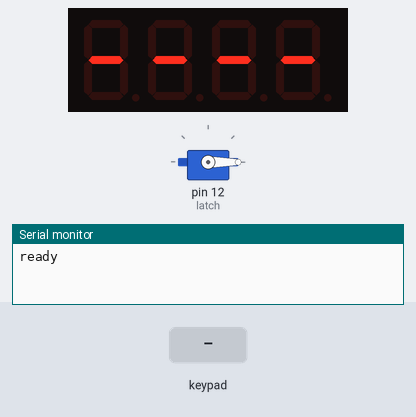
This sketch was run on a simulated Arduino Uno, built with avr-gcc and run on an emulated ATmega328P. On the bench: 4-digit seven-segment display, servo, the last lines printed to the serial monitor. Wiring (inferred from the names in the program): TM1637 display: clock pin 10; DIO pin 11; 4×4 keypad with keys 1 2 3 A 4 5 6 B 7 8 9 C * 0 # D: rows pin 2, pin 3, pin 4, pin 5; columns pin 6, pin 7, pin 8, pin 9. The test bench sets the inputs (shaded band).

Above: at 1.2 s.
1.3 s: keypad keys 1 2 3 4 # pressed 0.4 s apart
At 3.6 s:
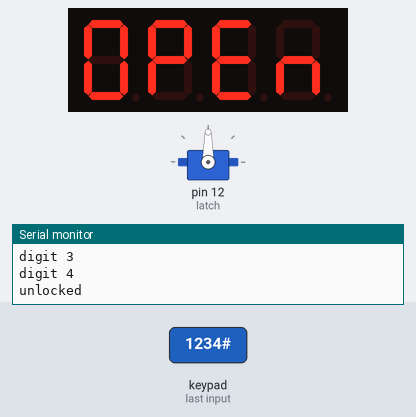
4.8 s: keypad keys 1 3 9 7 # pressed 0.4 s apart
At 7.1 s:
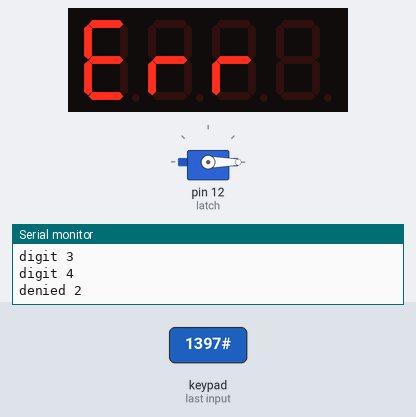
8.8 s: key '2' pressed
At 9.3 s:
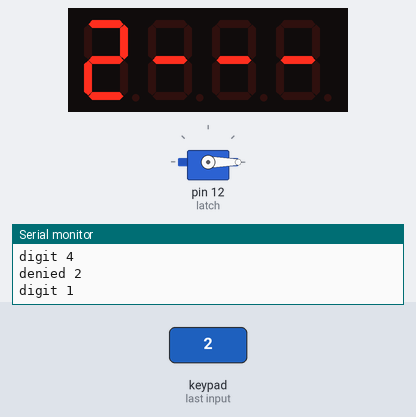
10.3 s: keypad keys 1 2 3 4 * pressed 0.4 s apart
At 11.7 s:
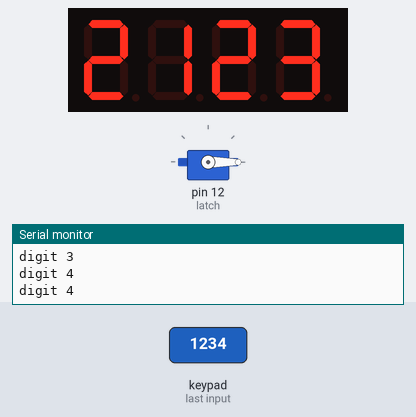
13.8 s: key '3' pressed
At 14.3 s:
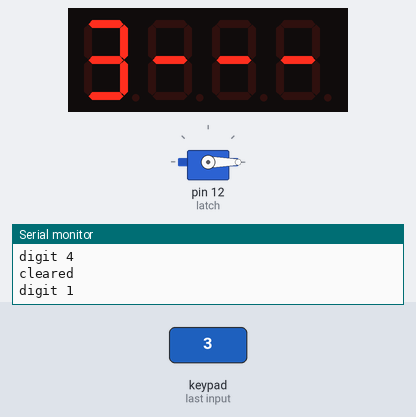
15.3 s: key '*' pressed
At 16.6 s:
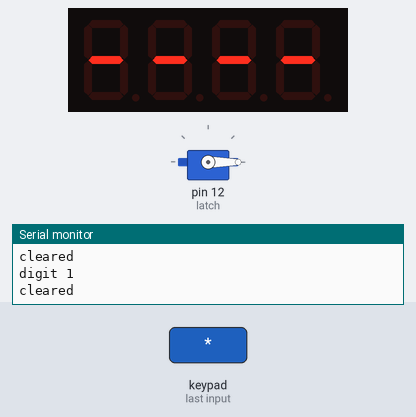
Timing chart, 0 to 17.8 s (numbered marks = the images above; inputs shaded):
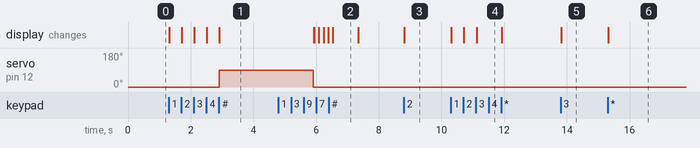

Measured:
- after the input at 1.3 s, servo on pin 12 (latch): 0° → 90° after 1.6 s; the display: first changes at once (image 1 shows a later state)
- after the input at 4.8 s, the display: first differs from a run without the input after 1.1 s (image 2 shows a later state)
- after the input at 8.8 s, the display: changes at once (image 3)
- after the input at 10.3 s, the display: first changes at once (image 4 shows a later state)
- after the input at 13.8 s, the display: changes at once (image 5)
- after the input at 15.3 s, the display: changes at once (image 6)
- what the display in image 2 shows lasts 0.8 s, from 6.5 s to 7.3 s

The sketch:

keypad-lock-default.ino
```cpp
// Lesson 20: keypad lock. 4x4 membrane keypad (rows D2-D5, columns D6-D9), TM1637 display (CLK D10, DIO D11), servo latch on D12.
// Type the 4-digit PIN and press # to open the lock. * clears what you typed. No libraries except Servo: the keypad scan and the
// TM1637 driver below are ours.
#include <Servo.h>

unsigned int pinCode = 1234;   // the secret PIN (4 digits)
unsigned int openMs = 3000;    // how long the latch stays open

const byte ROW[4] = {2, 3, 4, 5};
const byte COL[4] = {6, 7, 8, 9};
const char KEYS[16] = {'1','2','3','A','4','5','6','B','7','8','9','C','*','0','#','D'};
const byte CLK = 10, DIO = 11;
const byte DIGIT[10] = {0x3F, 0x06, 0x5B, 0x4F, 0x66, 0x6D, 0x7D, 0x07, 0x7F, 0x6F};
Servo latch;
unsigned int typed = 0;   // number typed so far
byte count = 0;           // digits typed so far
byte attempts = 0;
char last = 0;           // the key seen on the previous pass

// ---------- keypad: drive one row LOW, read the columns with pull-ups ----------
char scanKey() {
  char found = 0;
  for (byte r = 0; r < 4; r++) {
    digitalWrite(ROW[r], LOW);
    delayMicroseconds(50);
    for (byte c = 0; c < 4; c++) {
      if (digitalRead(COL[c]) == LOW) found = KEYS[r * 4 + c];
    }
    digitalWrite(ROW[r], HIGH);
  }
  return found;
}

// ---------- TM1637 ----------
void bitDelay() { delayMicroseconds(5); }
void start() { digitalWrite(CLK, HIGH); digitalWrite(DIO, HIGH); bitDelay(); digitalWrite(DIO, LOW); bitDelay(); digitalWrite(CLK, LOW); }
void stop() { digitalWrite(CLK, LOW); digitalWrite(DIO, LOW); bitDelay(); digitalWrite(CLK, HIGH); bitDelay(); digitalWrite(DIO, HIGH); bitDelay(); }
void writeByte(byte b) {
  for (byte i = 0; i < 8; i++) {
    digitalWrite(CLK, LOW);
    digitalWrite(DIO, (b >> i) & 1);   // LSB first
    bitDelay();
    digitalWrite(CLK, HIGH);
    bitDelay();
  }
  digitalWrite(CLK, LOW);
  pinMode(DIO, INPUT);                 // release DIO for the chip's ACK
  bitDelay();
  digitalWrite(CLK, HIGH);
  bitDelay();
  digitalWrite(CLK, LOW);
  pinMode(DIO, OUTPUT);
  digitalWrite(DIO, LOW);
}
void show(byte a, byte b, byte c, byte d) {
  start(); writeByte(0x40); stop();
  start(); writeByte(0xC0); writeByte(a); writeByte(b); writeByte(c); writeByte(d); stop();
  start(); writeByte(0x8B); stop();    // display on, brightness 3
}
// the digits typed so far, then dashes for the digits still to come
void showTyped() {
  byte seg[4] = {0x40, 0x40, 0x40, 0x40};
  unsigned int v = typed;
  for (int i = count - 1; i >= 0; i--) { seg[i] = DIGIT[v % 10]; v /= 10; }
  show(seg[0], seg[1], seg[2], seg[3]);
}

void setup() {
  Serial.begin(9600);
  for (byte i = 0; i < 4; i++) {
    pinMode(ROW[i], OUTPUT);
    digitalWrite(ROW[i], HIGH);
    pinMode(COL[i], INPUT_PULLUP);
  }
  pinMode(CLK, OUTPUT);
  pinMode(DIO, OUTPUT);
  digitalWrite(CLK, HIGH);
  digitalWrite(DIO, HIGH);
  latch.attach(12);
  latch.write(0);                      // locked
  showTyped();
  Serial.println("ready");
}

void loop() {
  char k = scanKey();
  if (k != last) {
    delay(15);                         // debounce: the same key twice in a row
    if (scanKey() != k) return;
    last = k;
    if (k == 0) return;
    if (k >= '0' && k <= '9') {
      if (count < 4) { typed = typed * 10 + (k - '0'); count++; showTyped(); }
      Serial.print("digit "); Serial.println(count);
    } else if (k == '*') {
      typed = 0; count = 0; showTyped();
      Serial.println("cleared");
    } else if (k == '#') {
      attempts++;
      if (count == 4 && typed == pinCode) {
        Serial.println("unlocked");
        show(0x3F, 0x73, 0x79, 0x54);  // OPEn
        latch.write(90);
        delay(openMs);
        latch.write(0);
        Serial.println("locked");
      } else {
        Serial.print("denied "); Serial.println(attempts);
        show(0x79, 0x50, 0x50, 0x00);  // Err
        delay(800);
      }
      typed = 0; count = 0; showTyped();
    }
  }
}
```
